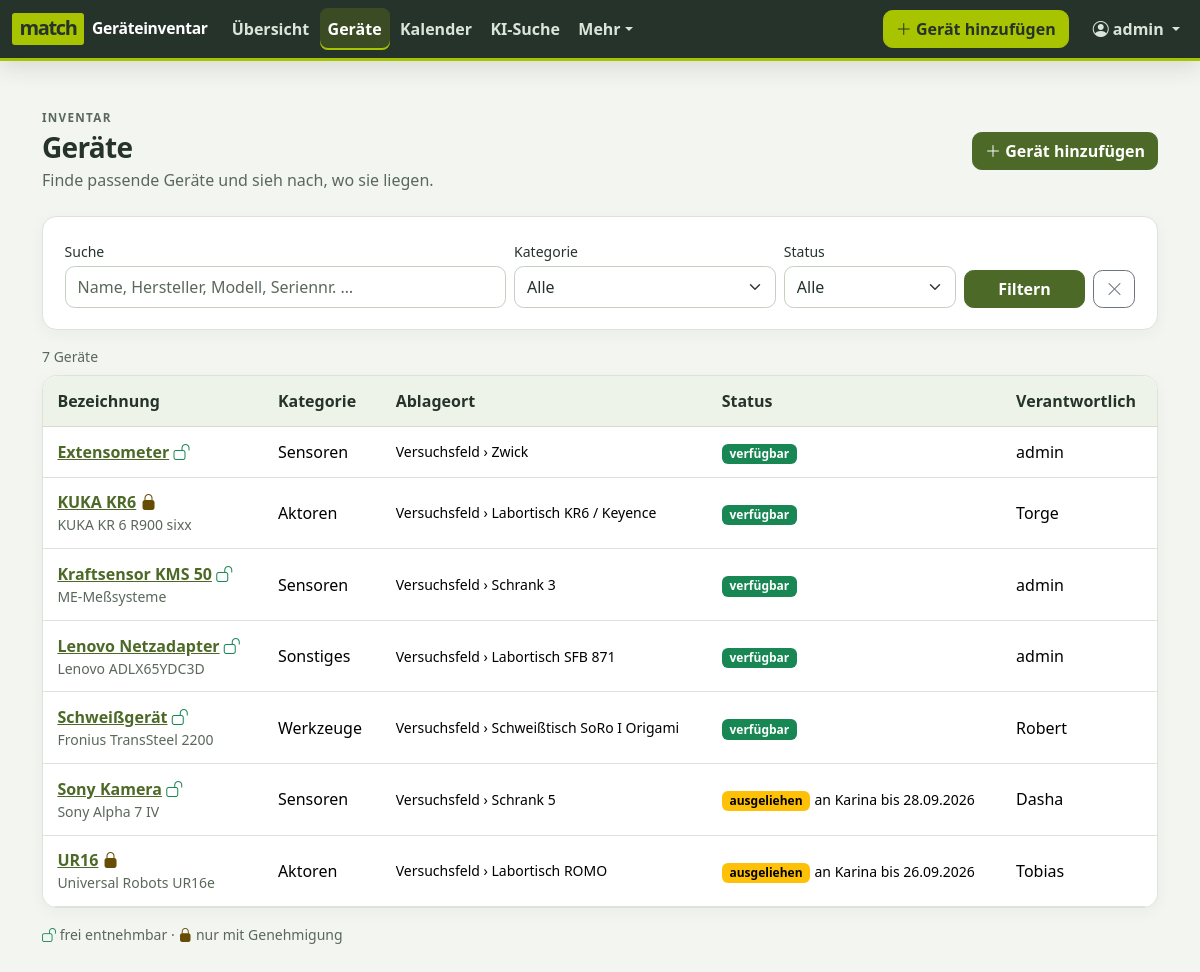
Before: /geraete/?kategorie=7 (signed in) with the older database file.
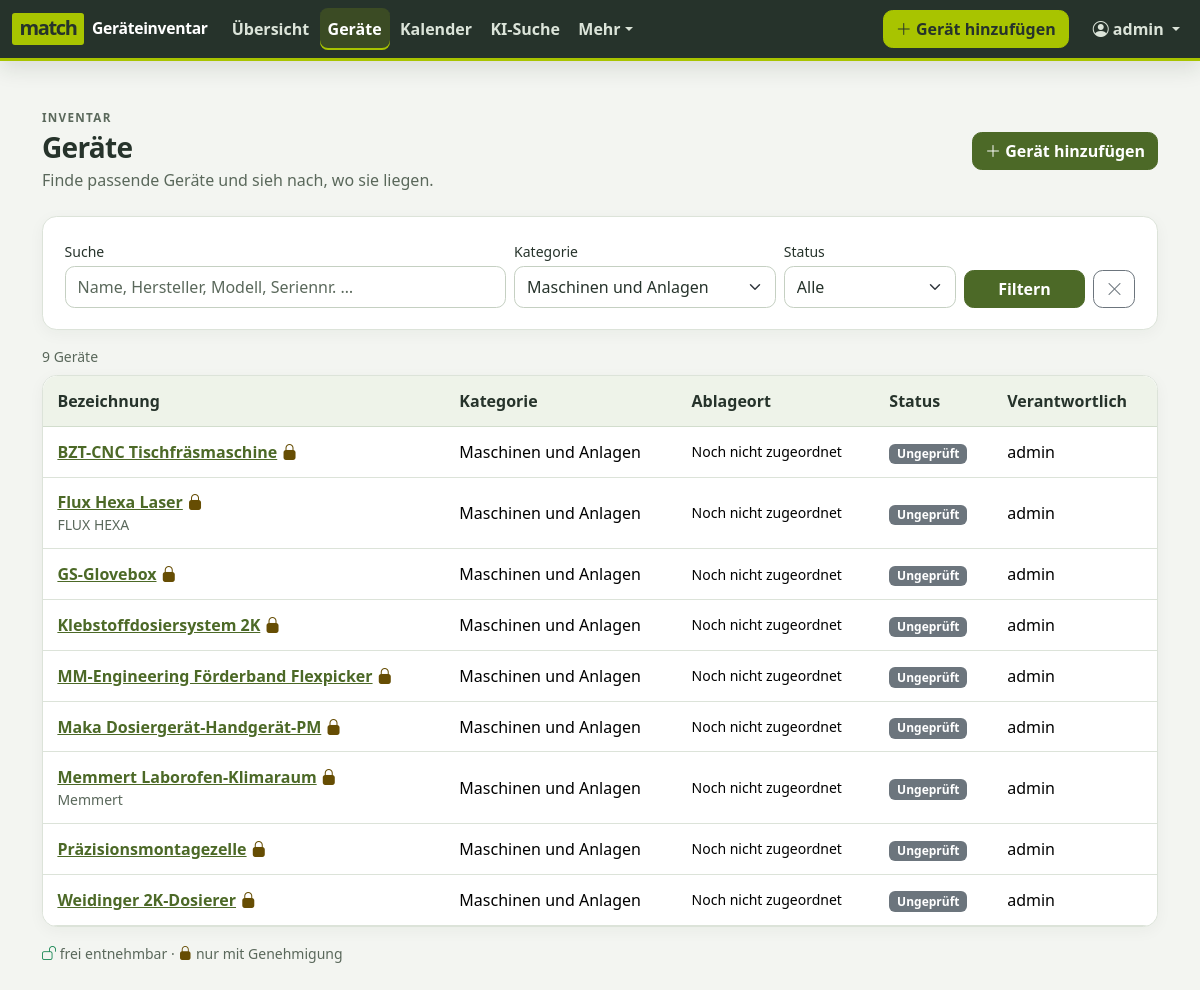
After: the same page with the newer database file.
### inventory/models.py (models this page shows, shortened)
class Item(models.Model):
    class LoanPolicy(models.TextChoices):
        FREE = "free", "Frei entnehmbar"
        APPROVAL = "approval", "Nur mit Genehmigung"
    class Condition(models.TextChoices):
        UNVERIFIED = "unverified", "Ungeprüft"
        OK = "ok", "Einsatzbereit"
        DEFECT = "defect", "Defekt"
        REPAIR = "repair", "In Reparatur / Kalibrierung"
        RETIRED = "retired", "Ausgemustert"
    name = models.CharField("Bezeichnung", max_length=200)
    category = models.ForeignKey(
        Category, verbose_name="Kategorie", on_delete=models.PROTECT, related_name="items"
    )
    manufacturer = models.CharField("Hersteller", max_length=100, blank=True)
    model_number = models.CharField("Modell / Typ", max_length=100, blank=True)
    serial_number = models.CharField("Seriennummer", max_length=100, blank=True)
    inventory_number = models.CharField(
        "Inventarnummer", max_length=50, blank=True, help_text="Offizielle Inventarnummer, falls vorhanden."
    )
    description = models.TextField("Beschreibung", blank=True)
    location = models.ForeignKey(
        Location, verbose_name="Ablageort", on_delete=models.PROTECT, related_name="items"
    )
    location_note = models.CharField(
        "Ablagehinweis", max_length=200, blank=True, help_text="z. B. „oberstes Fach, blaue Kiste“"
    )
    responsible = models.ForeignKey(
        settings.AUTH_USER_MODEL,
        verbose_name="Verantwortlich",
        on_delete=models.PROTECT,
        related_name="responsible_items",
    )
    loan_policy = models.CharField(
        "Ausleihregel",
        max_length=20,
        choices=LoanPolicy.choices,
        default=LoanPolicy.FREE,
        help_text="„Nur mit Genehmigung“: Andere müssen die Ausleihe anfragen und Sie entscheiden.",
    )
    condition = models.CharField("Zustand", max_length=20, choices=Condition.choices, default=Condition.OK)
    created_by = models.ForeignKey(
        settings.AUTH_USER_MODEL,
        verbose_name="Angelegt von",
        null=True,
        blank=True,
        on_delete=models.SET_NULL,
        related_name="+",
    )
    created_at = models.DateTimeField("Angelegt am", auto_now_add=True)
    updated_at = models.DateTimeField("Geändert am", auto_now=True)
    objects = ItemQuerySet.as_manager()
    class Meta:
        ordering = ["name", "pk"]
        verbose_name = "Gerät"
        verbose_name_plural = "Geräte"
        constraints = [
            models.UniqueConstraint(
                fields=["inventory_number"],
                condition=~Q(inventory_number=""),
                name="unique_inventory_number",
                violation_error_message="Diese Inventarnummer ist bereits vergeben.",
            )
        ]
    def get_absolute_url(self):
        return reverse("inventory:item_detail", args=[self.pk])
    @cached_property
    def current_booking(self):
        if hasattr(self, "active_bookings"):
            return self.active_bookings[0] if self.active_bookings else None
        from loans.models import Booking
        return self.bookings.filter(status=Booking.Status.ACTIVE).select_related("borrower").first()

class TreeNode(models.Model):
    SEPARATOR = " › "
    name = models.CharField("Name", max_length=100)
    parent = models.ForeignKey(
        "self",
        verbose_name="Übergeordnet",
        null=True,
        blank=True,
        on_delete=models.PROTECT,
        related_name="children",
    )
    path = models.CharField("Pfad", max_length=500, unique=True, editable=False)
    class Meta:
        abstract = True
        ordering = ["path"]
    def __str__(self):
        return self.path or self.name
    def subtree_q(self, field):
        return Q(**{field: self}) | Q(**{f"{field}__path__startswith": self.path + self.SEPARATOR})

class Category(TreeNode):
    class Meta(TreeNode.Meta):
        verbose_name = "Kategorie"
        verbose_name_plural = "Kategorien"

class Location(TreeNode):
    description = models.CharField("Beschreibung", max_length=255, blank=True)
    class Meta(TreeNode.Meta):
        verbose_name = "Ort"
        verbose_name_plural = "Orte"

### accounts/models.py (models this page shows, shortened)
class User(AbstractUser):
    email = models.EmailField("E-Mail", help_text="Für Anfragen, Entscheidungen und Erinnerungen.")
    phone = models.CharField("Telefon", max_length=50, blank=True)
    room = models.CharField("Raum", max_length=50, blank=True)
    class Meta:
        ordering = ["last_name", "first_name", "username"]
        verbose_name = "Benutzer/in"
        verbose_name_plural = "Benutzer/innen"
    @property
    def display_name(self):
        return self.get_full_name() or self.username
    @property
    def short_name(self):
        if self.first_name and self.last_name:
            return f"{self.first_name[0]}. {self.last_name}"
        return self.display_name

### loans/models.py (models this page shows, shortened)
class Booking(models.Model):
    class Status(models.TextChoices):
        REQUESTED = "requested", "Angefragt"
        RESERVED = "reserved", "Reserviert"
        ACTIVE = "active", "Ausgeliehen"
        RETURNED = "returned", "Zurückgegeben"
        REJECTED = "rejected", "Abgelehnt"
        CANCELLED = "cancelled", "Storniert"
        EXPIRED = "expired", "Verfallen"
    BLOCKING = (Status.RESERVED, Status.ACTIVE)
    OPEN = (Status.REQUESTED, Status.RESERVED, Status.ACTIVE)
    item = models.ForeignKey(
        "inventory.Item", verbose_name="Gerät", on_delete=models.PROTECT, related_name="bookings"
    )
    borrower = models.ForeignKey(
        settings.AUTH_USER_MODEL,
        verbose_name="Ausleiher/in",
        on_delete=models.PROTECT,
        related_name="bookings",
    )
    created_by = models.ForeignKey(
        settings.AUTH_USER_MODEL,
        verbose_name="Eingetragen von",
        null=True,
        blank=True,
        on_delete=models.SET_NULL,
        related_name="+",
    )
    start_date = models.DateField("Von")
    end_date = models.DateField("Bis (voraussichtliche Rückgabe)")
    status = models.CharField("Status", max_length=20, choices=Status.choices, db_index=True)
    purpose = models.CharField("Zweck / Projekt", max_length=200, blank=True)
    usage_location = models.CharField("Einsatzort", max_length=200, blank=True)
    request_message = models.TextField("Nachricht an Verantwortliche/n", blank=True)
    decision_comment = models.TextField("Kommentar zur Entscheidung", blank=True)
    decided_by = models.ForeignKey(
        settings.AUTH_USER_MODEL,
        verbose_name="Entschieden von",
        null=True,
        blank=True,
        on_delete=models.SET_NULL,
        related_name="+",
    )
    decided_at = models.DateTimeField("Entschieden am", null=True, blank=True)
    requested_end_date = models.DateField("Beantragtes neues Enddatum", null=True, blank=True)
    checked_out_at = models.DateTimeField("Entnommen am", null=True, blank=True)
    returned_at = models.DateTimeField("Zurückgegeben am", null=True, blank=True)
    returned_by = models.ForeignKey(
        settings.AUTH_USER_MODEL,
        verbose_name="Rückgabe gebucht von",
        null=True,
        blank=True,
        on_delete=models.SET_NULL,
        related_name="+",
    )
    return_note = models.TextField("Rückgabenotiz", blank=True)
    created_at = models.DateTimeField("Erstellt am", auto_now_add=True)
    updated_at = models.DateTimeField("Geändert am", auto_now=True)
    class Meta:
        ordering = ["start_date", "pk"]
        verbose_name = "Buchung"
        verbose_name_plural = "Buchungen"
        constraints = [
            models.CheckConstraint(
                condition=Q(end_date__gte=F("start_date")), name="booking_end_not_before_start"
            )
        ]
        indexes = [models.Index(fields=["item", "status", "start_date", "end_date"])]

### inventory/views.py (the view, shortened to what this page needs)
# urls.py: path("", views.item_list, name="item_list"),
def item_list(request):
    items = Item.objects.with_status()
    query = request.GET.get("q", "").strip()
    category = Category.objects.filter(pk=request.GET.get("kategorie") or None).first()
    if category:
        items = items.filter(category.subtree_q("category"))
    active = Booking.objects.filter(item=OuterRef("pk"), status=Status.ACTIVE)
    availability = request.GET.get("status", "")
    if availability == "verfuegbar":
        items = items.filter(~Exists(active), condition=Item.Condition.OK)
    elif availability == "ausgeliehen":
        items = items.filter(Exists(active))
    elif availability == "ungeprueft":
        items = items.filter(condition=Item.Condition.UNVERIFIED)
    if request.GET.get("meine"):
        items = items.filter(responsible=request.user)
    items = items.exclude(condition=Item.Condition.RETIRED)
    page = Paginator(items, 25).get_page(request.GET.get("page"))
    return render(
        request,
        "inventory/item_list.html",
        {"page": page, "query": query, "categories": Category.objects.all(), "category": category},
    )

### config/context_processors.py (called while the page is built)
def branding(request):
    return {"app_site_name": settings.SITE_NAME}

### inventory/models.py (called while the page is built)
    def with_status(self):
        from loans.models import Booking
        active = Booking.objects.filter(status=Booking.Status.ACTIVE).select_related("borrower")
        return self.select_related("category", "location", "responsible").prefetch_related(
            "photos", Prefetch("bookings", queryset=active, to_attr="active_bookings")
        )

### inventory/templatetags/inventory_tags.py (called while the page is built)
@register.inclusion_tag("inventory/partials/item_status.html")
def item_status(item, detailed=True):
    booking = item.current_booking
    if item.condition != Item.Condition.OK:
        state = "condition"
    elif booking:
        state = "overdue" if booking.end_date < timezone.localdate() else "lent"
    else:
        state = "available"
    return {"item": item, "booking": booking, "state": state, "detailed": detailed}

@register.inclusion_tag("inventory/partials/policy_icon.html")
def policy_icon(item):
    return {"approval": item.loan_policy == Item.LoanPolicy.APPROVAL}

### templates/inventory/item_list.html (shortened to what this page needs)
{% extends "base.html" %}
{% load inventory_tags %}
{% block content %}
<div class="app-page-heading d-flex flex-wrap align-items-center gap-3">
  <div class="me-auto">
    <p class="app-eyebrow mb-1">Inventar</p>
    <h1 class="h3 mb-1">Geräte</h1>
    <p class="mb-0">Finde passende Geräte und sieh nach, wo sie liegen.</p>
  </div>
  <a class="btn btn-primary" href="{% url 'inventory:identify' %}"><i class="bi bi-plus-lg" aria-hidden="true"></i> Gerät hinzufügen</a>
</div>
<form method="get" class="card card-body mb-3">
  <div class="row g-2 align-items-end">
    <div class="col-md-5">
      <label class="form-label small mb-1" for="q">Suche</label>
      <input type="search" class="form-control" id="q" name="q" value="{{ query }}" placeholder="Name, Hersteller, Modell, Seriennr. …">
    </div>
    <div class="col-6 col-md-3">
      <label class="form-label small mb-1" for="kategorie">Kategorie</label>
      <select class="form-select" id="kategorie" name="kategorie">
        <option value="">Alle</option>
        {% for c in categories %}<option value="{{ c.pk }}" {% if c == category %}selected{% endif %}>{{ c }}</option>{% endfor %}
      </select>
    </div>
    <div class="col-6 col-md-2">
      <label class="form-label small mb-1" for="status">Status</label>
      <select class="form-select" id="status" name="status">
        <option value="">Alle</option>
      </select>
    </div>
    <div class="col-md-2 d-flex gap-2">
      <button class="btn btn-primary flex-grow-1">Filtern</button>
      {% if request.GET %}<a class="btn btn-outline-secondary" href="{% url 'inventory:item_list' %}" title="Filter zurücksetzen"><i class="bi bi-x-lg"></i></a>{% endif %}
    </div>
  </div>
</form>
<div class="small text-body-secondary mb-2">{{ page.paginator.count }} Gerät{{ page.paginator.count|pluralize:"e" }}</div>
<div class="card">
  <div class="table-responsive">
    <table class="table table-hover align-middle mb-0">
      <thead><tr>
        <th>Bezeichnung</th>
        <th class="d-none d-md-table-cell">Kategorie</th>
        <th class="d-none d-lg-table-cell">Ablageort</th>
        <th>Status</th>
        <th class="d-none d-md-table-cell">Verantwortlich</th>
      </tr></thead>
      <tbody>
        {% for item in page %}
          <tr>
            <td>
              <a class="fw-semibold" href="{{ item.get_absolute_url }}">{{ item.name }}</a> {% policy_icon item %}
              <div class="small text-body-secondary">{{ item.manufacturer }} {{ item.model_number }}</div>
            </td>
            <td class="d-none d-md-table-cell">{{ item.category }}</td>
            <td class="d-none d-lg-table-cell small">{{ item.location }}</td>
            <td>{% item_status item %}</td>
            <td class="d-none d-md-table-cell">{{ item.responsible.short_name }}</td>
          </tr>
        {% empty %}
          <tr><td colspan="5" class="text-center text-body-secondary py-4">Keine Geräte gefunden.</td></tr>
        {% endfor %}
      </tbody>
    </table>
  </div>
</div>
<p class="small text-body-secondary mt-3"><i class="bi bi-unlock text-success"></i> frei entnehmbar · <i class="bi bi-lock-fill text-warning-emphasis"></i> nur mit Genehmigung</p>
{% endblock %}

### templates/inventory/partials/policy_icon.html
{% if approval %}<i class="bi bi-lock-fill text-warning-emphasis" title="Nur mit Genehmigung"></i>{% else %}<i class="bi bi-unlock text-success" title="Frei entnehmbar"></i>{% endif %}

### templates/inventory/partials/item_status.html
{% if state == "condition" %}<span class="badge text-bg-secondary">{{ item.get_condition_display }}</span>
{% elif state == "overdue" %}<span class="badge text-bg-danger"><i class="bi bi-exclamation-triangle"></i> überfällig</span>{% if detailed %} <span class="small">bei {{ booking.borrower.short_name }} (seit {{ booking.end_date|date:"d.m." }})</span>{% endif %}
{% elif state == "lent" %}<span class="badge text-bg-warning">ausgeliehen</span>{% if detailed %} <span class="small">an {{ booking.borrower.short_name }} bis {{ booking.end_date|date:"d.m.Y" }}</span>{% endif %}
{% else %}<span class="badge text-bg-success">verfügbar</span>{% endif %}

Changed rows visible on the page:
no longer on this page (row unchanged): Item: name "Extensometer", category "Sensoren", location "Versuchsfeld › Zwick", shows "verfügbar", responsible.short_name "admin"
no longer on this page (row unchanged): Item: name "KUKA KR6", manufacturer "KUKA", model_number "KR 6 R900 sixx", category "Aktoren", location "Versuchsfeld › Labortisch KR6 / Keyence", shows "verfügbar", responsible.short_name "Torge"
no longer on this page (row unchanged): Item: name "Kraftsensor KMS 50", manufacturer "ME-Meßsysteme", category "Sensoren", location "Versuchsfeld › Schrank 3", shows "verfügbar", responsible.short_name "admin"
no longer on this page (row unchanged): Item: name "Lenovo Netzadapter", manufacturer "Lenovo", model_number "ADLX65YDC3D", category "Sonstiges", location "Versuchsfeld › Labortisch SFB 871", shows "verfügbar", responsible.short_name "admin"
no longer on this page (row unchanged): Item: name "Schweißgerät", manufacturer "Fronius", model_number "TransSteel 2200", category "Werkzeuge", location "Versuchsfeld › Schweißtisch SoRo I Origami", shows "verfügbar", responsible.short_name "Robert"
no longer on this page (row unchanged): Item: name "Sony Kamera", manufacturer "Sony", model_number "Alpha 7 IV", category "Sensoren", location "Versuchsfeld › Schrank 5", responsible.short_name "Dasha"
no longer on this page (row unchanged): Booking: borrower.short_name "Karina", end_date "28.09.2026"
no longer on this page (row unchanged): Item: name "UR16", manufacturer "Universal Robots", model_number "UR16e", category "Aktoren", location "Versuchsfeld › Labortisch ROMO", responsible.short_name "Tobias"
no longer on this page (row unchanged): Booking: borrower.short_name "Karina", end_date "26.09.2026"
added Item: name "BZT-CNC Tischfräsmaschine", category "Maschinen und Anlagen", location "Noch nicht zugeordnet", condition "Ungeprüft", responsible.short_name "admin"
added Item: name "Flux Hexa Laser", manufacturer "FLUX", model_number "HEXA", category "Maschinen und Anlagen", location "Noch nicht zugeordnet", condition "Ungeprüft", responsible.short_name "admin"
added Item: name "GS-Glovebox", category "Maschinen und Anlagen", location "Noch nicht zugeordnet", condition "Ungeprüft", responsible.short_name "admin"
added Item: name "Klebstoffdosiersystem 2K", category "Maschinen und Anlagen", location "Noch nicht zugeordnet", condition "Ungeprüft", responsible.short_name "admin"
added Item: name "MM-Engineering Förderband Flexpicker", category "Maschinen und Anlagen", location "Noch nicht zugeordnet", condition "Ungeprüft", responsible.short_name "admin"
added Item: name "Maka Dosiergerät-Handgerät-PM", category "Maschinen und Anlagen", location "Noch nicht zugeordnet", condition "Ungeprüft", responsible.short_name "admin"
added Item: name "Memmert Laborofen-Klimaraum", manufacturer "Memmert", category "Maschinen und Anlagen", location "Noch nicht zugeordnet", condition "Ungeprüft", responsible.short_name "admin"
added Item: name "Präzisionsmontagezelle", category "Maschinen und Anlagen", location "Noch nicht zugeordnet", condition "Ungeprüft", responsible.short_name "admin"
added Item: name "Weidinger 2K-Dosierer", category "Maschinen und Anlagen", location "Noch nicht zugeordnet", condition "Ungeprüft", responsible.short_name "admin"
Other visible differences:
form field kategorie: "Alle" → "Maschinen und Anlagen"
{{ page.paginator.count }}: "7" → "9"
